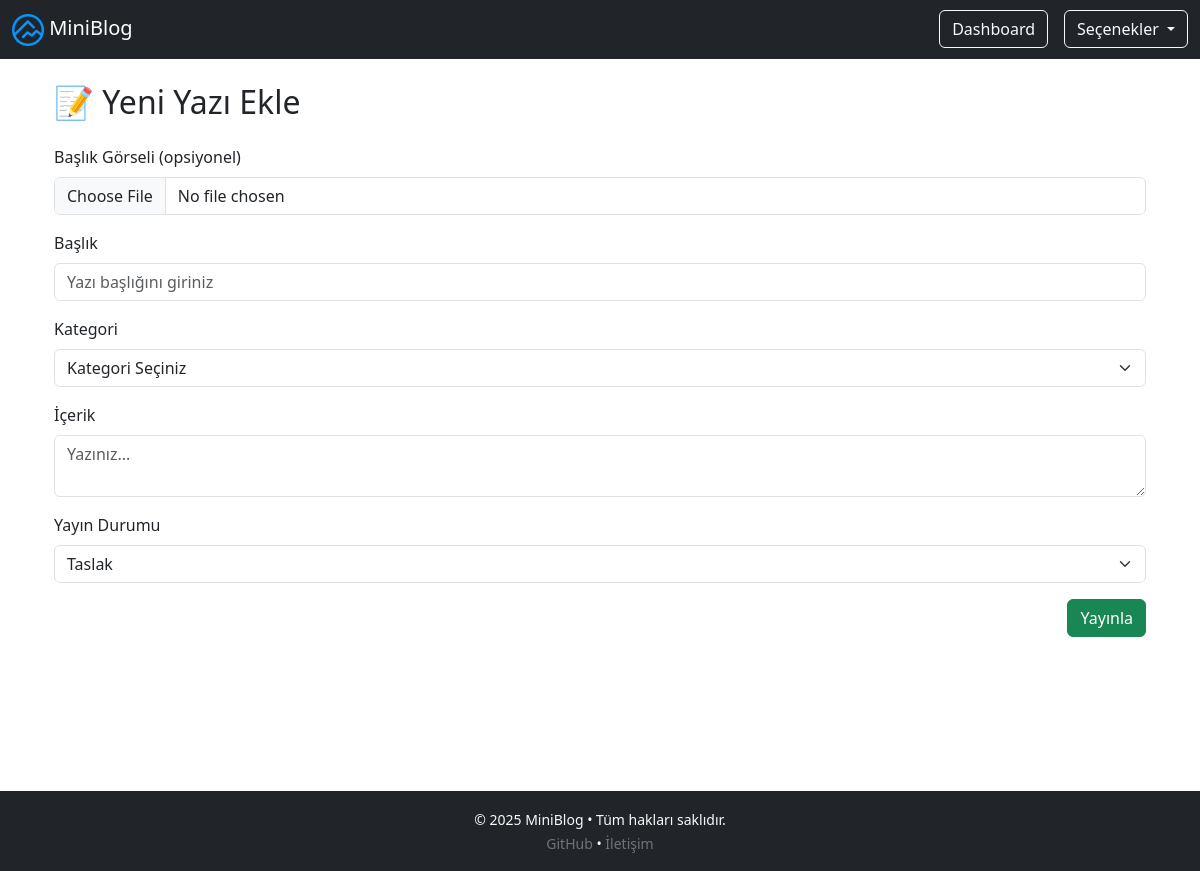
Page /admin/new_post.php (signed in) on the committed database.
### tables this page shows
CREATE TABLE `ayarlar` (
  `id` int(11) NOT NULL,
  `site_baslik` varchar(255) DEFAULT NULL,
  `site_aciklama` text DEFAULT NULL,
  `logo` varchar(255) DEFAULT NULL,
  `favicon` varchar(255) DEFAULT NULL
);

### admin/includes/config.php (called while the page is built, shortened)
<?php
$baglanti = new mysqli("localhost", "root", "", "miniblog");
$site_ayar = $baglanti->query("SELECT * FROM ayarlar WHERE id = 1")->fetch_assoc();
?>

### admin/new_post.php (the view, shortened to what this page needs)
<?php
include "./includes/header.php";
include "./includes/config.php";
?>
<link rel="stylesheet" href="https://cdn.ckeditor.com/4.25.1-lts/standard/contents.css">
<div class="container mt-4">
    <h2 class="mb-4">📝 Yeni Yazı Ekle</h2>
    <form action="" method="post" enctype="multipart/form-data">
        <div class="mb-3">
            <label for="" class="form-label">Başlık Görseli (opsiyonel)</label>
            <input type="file" name="gorsel" accept=".jpg, .jpeg, .png, .webp" class="form-control">
        </div>
        <div class="mb-3">
            <label class="form-label" for="">Başlık</label>
            <input type="text" name="baslik" class="form-control" placeholder="Yazı başlığını giriniz" required>
        </div>
        <div class="mb-3">
            <label class="form-label" for="">Kategori</label>
            <select name="kategori" class="form-select" required>
                <option value="">Kategori Seçiniz</option>
            </select>
        </div>
        <div class="mb-3">
            <label for="" class="form-label">İçerik</label>
            <textarea name="icerik" id="editor" class="form-control" placeholder="Yazınız..." required></textarea>
        </div>
        <div class="mb-3">
            <label class="form-label">Yayın Durumu</label>
            <select name="durum" class="form-select" required>
                <option value="taslak">Taslak</option>
            </select>
        </div>
        <div class="text-end">
            <button type="submit" class="btn btn-success">Yayınla</button>
        </div>
    </form>
</div>
<?php include "includes/footer.php"; ?>

### admin/includes/header.php (shortened to what this page needs)
<?php include "config.php"; ?>
<!DOCTYPE html>
<html lang="en">
<head>
    <link href="https://cdn.jsdelivr.net/npm/bootstrap@5.3.2/dist/css/bootstrap.min.css" rel="stylesheet">
    <link href="https://cdnjs.cloudflare.com/ajax/libs/font-awesome/6.0.0/css/all.min.css" rel="stylesheet">
</head>
<body class="">
    <nav class=" navbar navbar-expand-lg navbar-dark bg-dark">
        <div class="container-fluid">
            <a class="navbar-brand" href="dashboard.php"> <img src="<?= $site_ayar["logo"] ?>" height="32" alt="Logo"> <?= htmlspecialchars($site_ayar["site_baslik"]) ?></a>
            <div class="d-flex align-items-center">
                <a href="dashboard.php" class="btn btn-outline-light me-3">Dashboard</a>
                <div class="dropdown">
                    <button class="btn btn-outline-light dropdown-toggle" type="button" id="adminMenu" data-bs-toggle="dropdown" aria-expanded="false">
                        Seçenekler
                    </button>
                </div>
            </div>
        </div>
    </nav>
    <div class="container mt-4" style="min-height: 70vh;>

### admin/includes/header.php (style rules this page uses)
html { scroll-behavior: smooth; }

### rows in the picture
ayarlar: logo (picture), site_baslik "MiniBlog"
